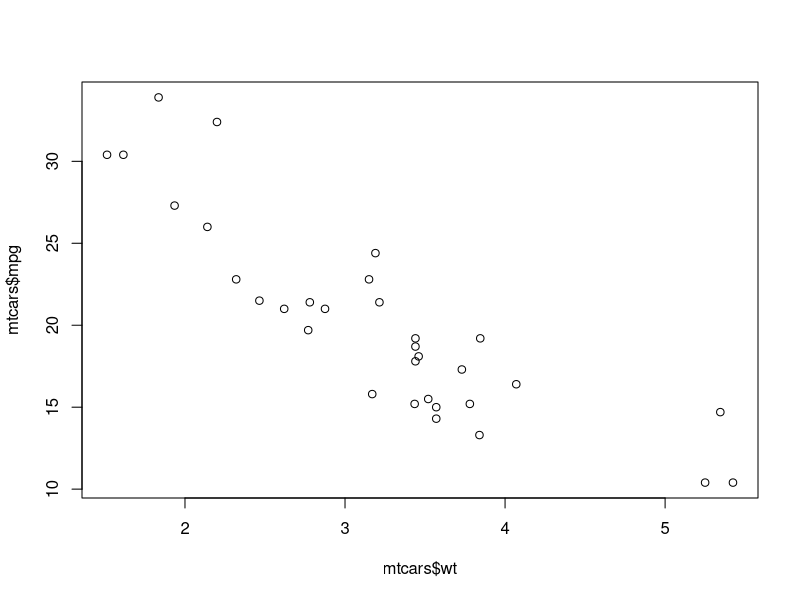
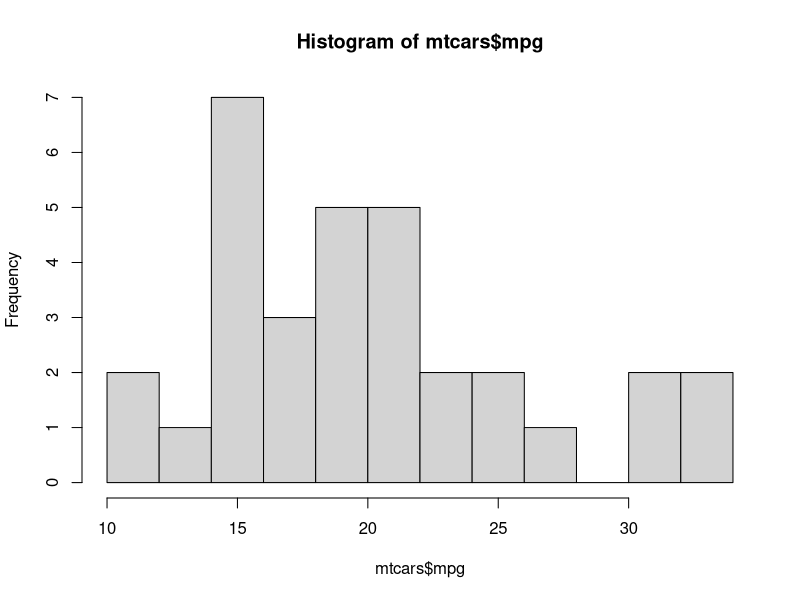
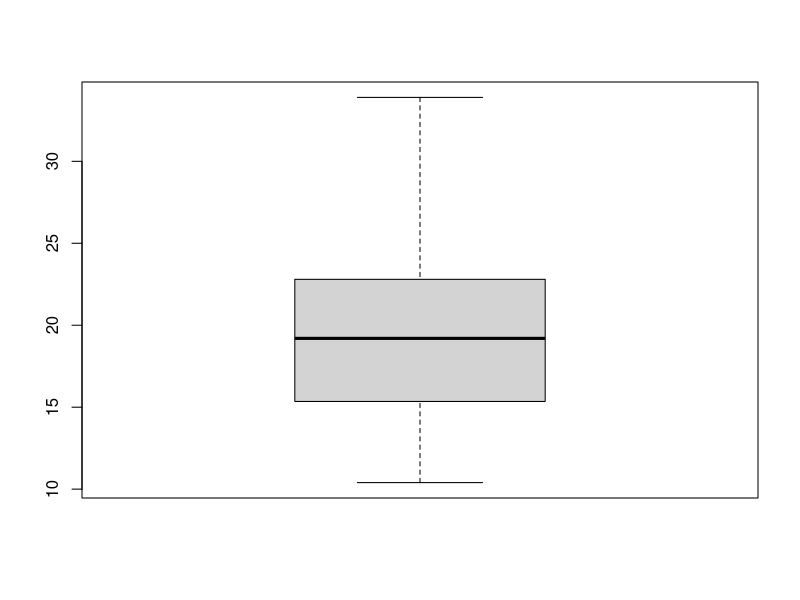
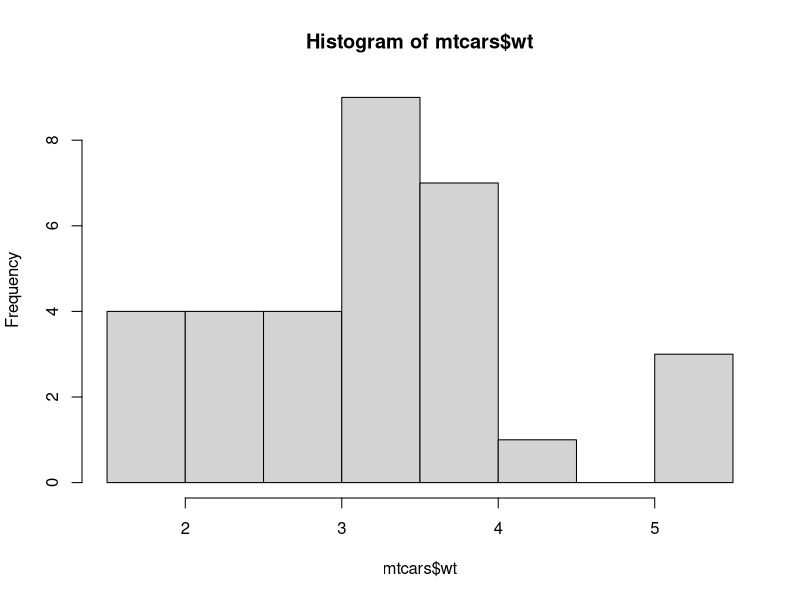
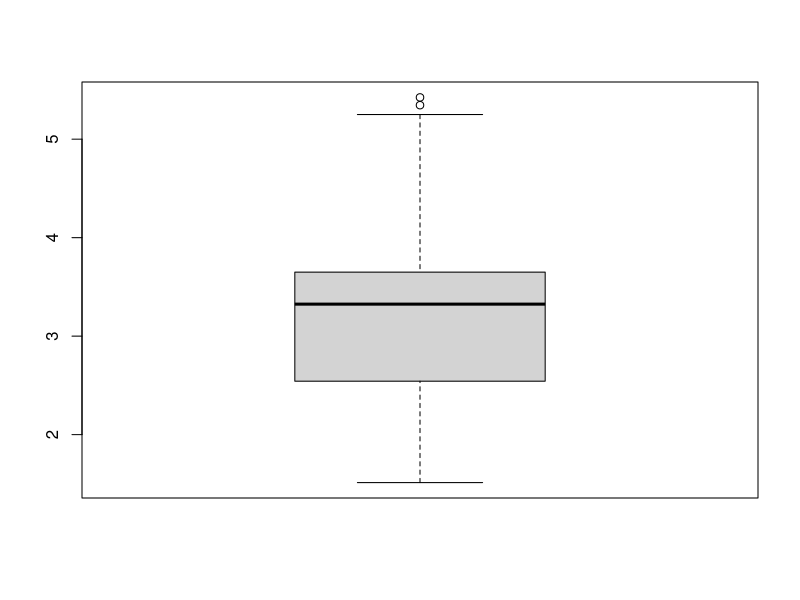
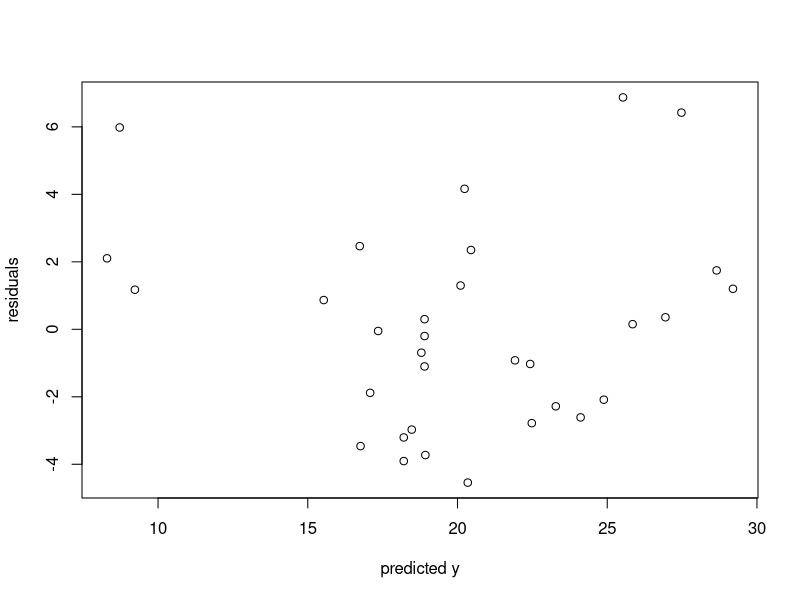
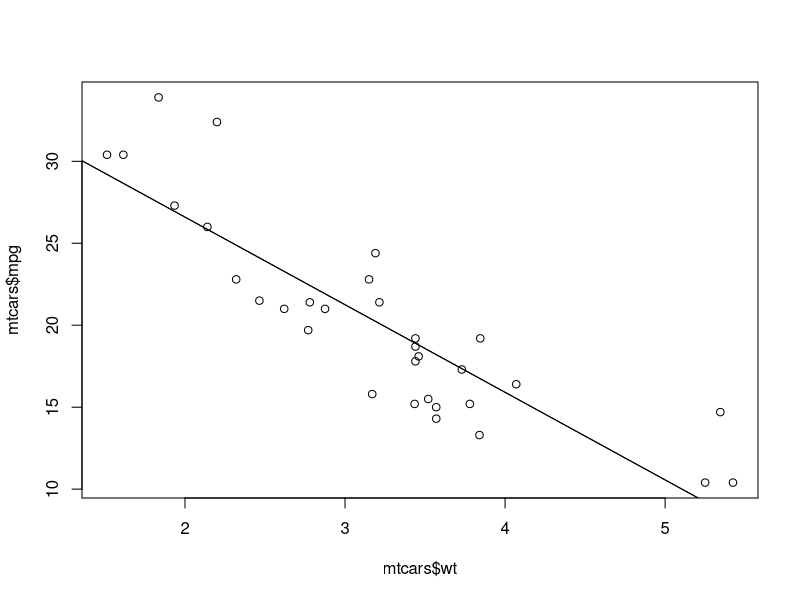

Write R code to recreate these figures, in order. (Note: this script raises an error after producing the figures.)
#### Basic OLS analysis
#### Can use the "mtcars" data set as an example:
#### Does car weight influence fuel economy?

head(mtcars)


plot(mtcars$mpg ~ mtcars$wt)


## Set up the linear model
mileage_ols <- lm(mtcars$mpg ~ mtcars$wt)
summary(mileage_ols)

## Assumptions for OLS met?

#histograms to assess bivariate normality
hist(mtcars$mpg, breaks=15)
boxplot(mtcars$mpg)

hist(mtcars$wt)
boxplot(mtcars$wt)


#residual plot (residuals vs. predicted ys)

str(mileage_ols)

plot(mileage_ols$fitted.values, mileage_ols$residuals, 
     xlab="predicted y", ylab="residuals")



## Print out the parameter estimates and the results of our hypothesis test
summary(mileage_ols)

#Do we reject the null hypothesis of no effect (0 slope)
#of car weight on gasoline mileage?


## Can add the OLS line to the scatter plot using abline()
plot(mtcars$mpg ~ mtcars$wt)
abline(mileage_ols)
abline(b=-5.3445, a=37.2851)


#### OLS challenge: Using R's dataset co2, plot and
#### fit an OLS model for July CO2 levels (the y-variable),
#### as a function of year (the x-variable).


as.vector(co2)

# indexing doesn't work (class "ts")
co2[,7]


head(co2)


x <- 1959:1997
y <- co2[seq(7,length(co2),12)]


co2_lm <- lm(y~x)
summary(co2_lm)

plot(x=x, y=y, xlab="year", ylab="CO2 (ppm)")
abline(co2_lm)


## residual plot (looks V-shaped)
## (the relationship between x and y is actually curvilinear with exponential change)
plot(x=co2_lm$fitted.values, y=co2_lm$residuals)





